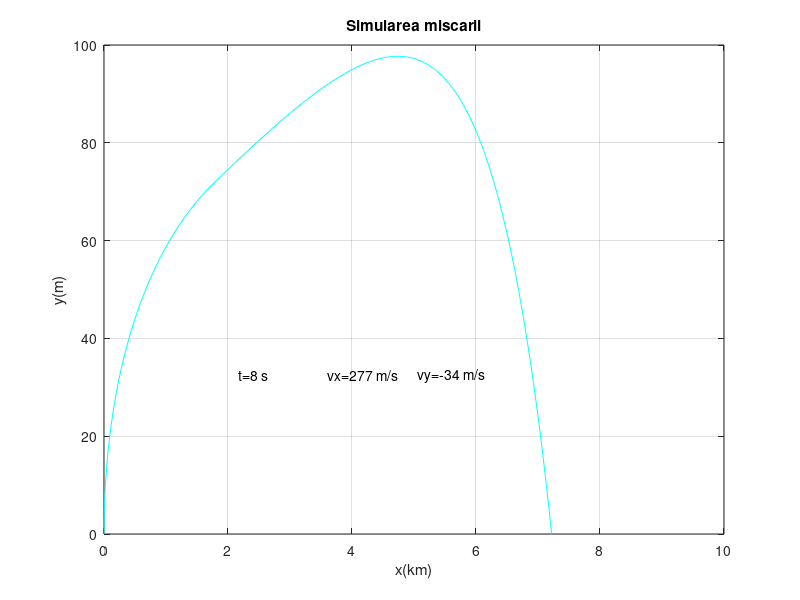

Source code (MATLAB):
clc; clear; close all;


% Selectori pentru grafice (1-on; 0-off):
Gv = 1; % componentele vitezei ca functii de timp
Gc = 1; % legile de miscare
Gt = 1; % traiectoria (curba balistica)
Gd = 1; % reprezentarea dinamica
if Gd==1, Gv=0; Gc=0; Gt=0; end

%Parametrii fizici:
g = 9.81;
m0 = 194; %masa initiala totala a rachetei
D = 0.18; %diametrul rachetei
r = 0.09; %raza rachetei
mc = 0.72 * m0; %masa combustibil
mr = m0 - mc; %masa racheta
rho0 = 1.22; %densitatea aerului (kg/m^3)
eta = 1.81 * 1e-5; %coef. de vascozitate (Pa * s)

%Conditii initiale:
%Precizare: pt. o mai buna observare a fenomenului, am micsorat tau de la
%57 la o secunda
v0 = 16; %m/s
alpha0 = 53; %unghiul de lansare (grade)
tau = 1; %timp de ardere (s)
u0 = 3880; %viteza combustibilului (față de corpul rachetei) (m/s)
q = mc / tau; %debit masic

%definirea intervalului de timp de interes
t0 = 0; tf = 300;
N = 10000;
time = linspace(t0, tf, N); dt = time(2) - time(1);
t_cadere = 300;
pas_cadere = N;
pas_coborare = N;

%prealocare si valori de inceput:
position = zeros(2, N);
velocity = zeros(2, N);
acceleration = zeros(2, N);
mass = zeros(1, N);
Fr = zeros(2, N);
G = zeros(2, N);
Ft = zeros(2, N);
R = zeros(2, N);
dissipated_energy = zeros(2, N);

position(:, 1) = [0; 0];
velocity(:, 1) = [v0 * cosd(alpha0); v0 * sind(alpha0)];
alpha = alpha0;
mass(1) = mr + mc;


i = 1;
while i < N
    %calculam fortele
    v = norm(velocity(:, i));
    Fr(:, i) = -6.54 * eta * D * velocity(:, i) - 0.64 * rho0 * D^2 * v * velocity(:, i);
    G(:, i) = [0; -mass(i) * g];
    
    % daca nu mai exista combustibil, tractiunea inceteaza
    if mass(i) > mr
        Ft(:, i) = [q * u0 * cosd(alpha); q * u0 * sind(alpha)];
    else
        Ft(:, i) = [0; 0];
    end
    R(:, i) = Fr(:, i) + G(:, i) + Ft(:, i);
    
    %actualizam pozitia, viteza si unghiul
    acceleration(:, i) = R(:, i) / mass(i);
    position(:, i+1) = position(:, i) + velocity(:, i) * dt;
    velocity(:, i+1) = velocity(:, i) + acceleration(:, i) * dt;
    alpha = atan(velocity(2, i+1) / velocity(1, i+1)); %arctan(vy/vx);
    
    %vb = viteza teoretica, daca nu am avea frecare
    vb = velocity(:, i+1) - Fr(:, i) ./ mass(i) .* dt;
    va = velocity(:, i+1);
    dissipated_energy(:, i) = 1/2 * mass(i) * (vb.^2 - va.^2);
    
    mass(i+1) = mass(i) - q * dt;
    if mass(i + 1) < mr
        mass(i + 1) = mr;
    end
    
    if position(2, i) < 0
        if pas_cadere == N
            pas_cadere = i;
        end
    end
    if velocity(2, i) < 0
        if pas_coborare == N
            pas_coborare = i;
        end
    end
    
    
    i = i + 1;
end

x = position(1, 1:pas_cadere);
y = position(2, 1:pas_cadere);
vx = velocity(1, 1:pas_cadere);
vy = velocity(2, 1:pas_cadere);
time = time(1:pas_cadere);

if Gv==1 % legile de viteza
    figure(1);
    plot(time,vx,'-r',time,vy,'-b');
    xlabel('t(s)'); ylabel('v(m/s)'); grid;
    title('Componentele vitezei ca functii de timp');
    legend('vx','vy');
end
if Gc==1 % legile de miscare
    figure(2);
    plot(time,x/1e3,'-r',time,y/1e3,'-b');
    xlabel('t(s)'); ylabel('coord(km)'); grid;
    title('Coordonatele ca functii de timp');
    legend('x','y','Location','northwest');
end
if Gt==1 %traiectoria
   figure(3);
   plot(x/1e3, y/1e3);
 
   xlabel('x(km)'); ylabel('y(km)'); grid;
   title('Problema rachetei');
   %axis equal; axis tight;
end

%Afisarea unor valori de interes:
timp_urcare = pas_coborare * dt;
timp_coborare = (N - pas_coborare) * dt;
b = x(pas_cadere);
h = max(y);

%suma pe x si pe y a energiei, va da N coloane
total_dissipated_energy = sum(dissipated_energy);
%se aduna cele N coloane
total_dissipated_energy = sum(total_dissipated_energy);

afis=['Timpul total de miscare: ', num2str(pas_cadere * dt), ' s']; disp(afis);
afis=['Bataia rachetei: ', num2str(b), ' m']; disp(afis);
afis=['Altitudinea maxima: ', num2str(h), ' m']; disp(afis);
afis=['Timp urcare: ', num2str(timp_urcare), ' s']; disp(afis);
afis=['Timp coborare: ', num2str(timp_coborare), ' s']; disp(afis);
afis=['Energia disipata: ', num2str(total_dissipated_energy), ' J']; disp(afis); %gresit


    

if Gd == 1 %simularea dinamica
    figure(4);
    set(4, 'Position', [100 100 800 600]);
    
    tic; simt =0; %porneste cronometrul si retine timpul initial
    while simt < (pas_cadere * dt)
       plot(x/1e3, y, '-c'); hold on;
       xlim([0 10]); ylim([0 100]);
       xlabel('x(km)'); ylabel('y(m)'); grid;
       title('Simularea miscarii');
       %axis equal; axis tight;
       index=abs(time-simt)==min(abs(time-simt));
       plot(x(index)/1e3,y(index),'.b','MarkerSize',10); hold off
        text(b/2/1e3,h/3,['vx=',num2str(round(round(vx(index)))),' m/s']);
        text((b/2-b/5)/1e3,h/3,['t=',num2str(round(time(index))),' s']);
        text((b/2+b/5)/1e3,h/3,['vy=',num2str(round(round(vy(index)))),' m/s']);
       pause(1e-3);
       simt = toc;
    end
end



%{
Ce îmbunătățiri ați aduce modelului propus, pentru o reprezentare mai fidelă a realității? 
1. Motorul rachetei poate avea un debit masic variabil. Mai ales la aproape
de finalul arderii, cand ramane foarte putin combustibil, debit masic sa
fie foarte mic
2. Densitatea atmosferica si coef. de vascozitate sa scada odata cu
altitudinea. Astfel vor exista pierderi mai mici din cauza rezistentei
aerului.
3. Forma specifica a rachetei, diferita de un cilindru.
4. Variabilitatea acceleratiei gravitationale: la altitudini asa mici,
variabilitatea ar fi totusi neglijabila.
5. Dinamica de separare: racheta sa aiba 2 sau 3 recipiente de combustibil, pe
care sa le arunce doar la golirea acestora.
7. Temperatura motorului poate afecta forta de tractiune

%}


